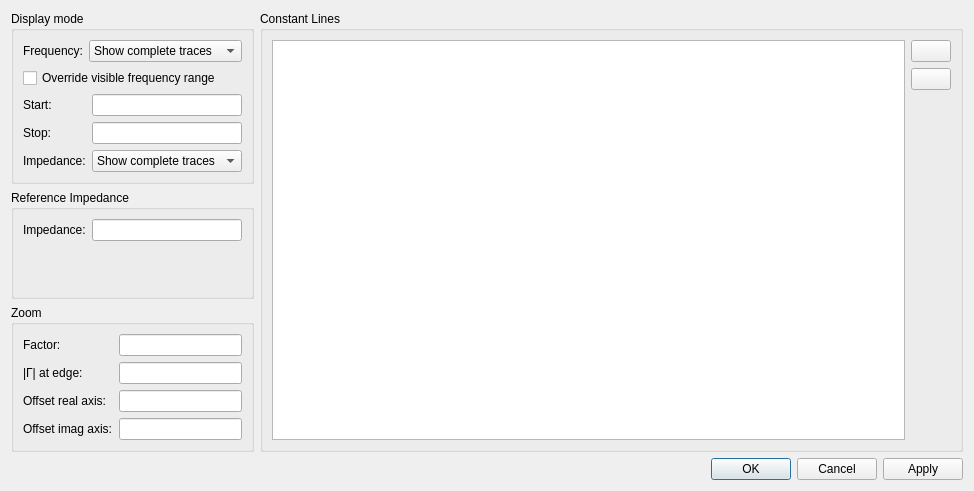
<?xml version="1.0" encoding="UTF-8"?>
<ui version="4.0">
 <class>SmithChartDialog</class>
 <widget class="QDialog" name="SmithChartDialog">
  <property name="geometry">
   <rect>
    <x>0</x>
    <y>0</y>
    <width>974</width>
    <height>491</height>
   </rect>
  </property>
  <property name="windowTitle">
   <string>Smithchart Setup</string>
  </property>
  <property name="modal">
   <bool>true</bool>
  </property>
  <layout class="QVBoxLayout" name="verticalLayout_4">
   <item>
    <layout class="QHBoxLayout" name="horizontalLayout_2" stretch="0,1">
     <item>
      <layout class="QVBoxLayout" name="verticalLayout_3">
       <item>
        <widget class="QGroupBox" name="groupBox_2">
         <property name="title">
          <string>Display mode</string>
         </property>
         <layout class="QVBoxLayout" name="verticalLayout_2">
          <item>
           <layout class="QFormLayout" name="formLayout_2">
            <item row="0" column="0">
             <widget class="QLabel" name="label_4">
              <property name="text">
               <string>Frequency:</string>
              </property>
             </widget>
            </item>
            <item row="0" column="1">
             <widget class="QComboBox" name="displayModeFreq">
              <item>
               <property name="text">
                <string>Show complete traces</string>
               </property>
              </item>
              <item>
               <property name="text">
                <string>Limit to current span</string>
               </property>
              </item>
             </widget>
            </item>
           </layout>
          </item>
          <item>
           <widget class="QCheckBox" name="displayFreqOverride">
            <property name="text">
             <string>Override visible frequency range</string>
            </property>
           </widget>
          </item>
          <item>
           <layout class="QFormLayout" name="formLayout_4">
            <item row="0" column="0">
             <widget class="QLabel" name="label_7">
              <property name="text">
               <string>Start:</string>
              </property>
             </widget>
            </item>
            <item row="1" column="0">
             <widget class="QLabel" name="label_8">
              <property name="text">
               <string>Stop:</string>
              </property>
             </widget>
            </item>
            <item row="2" column="0">
             <widget class="QLabel" name="label_5">
              <property name="text">
               <string>Impedance:</string>
              </property>
             </widget>
            </item>
            <item row="2" column="1">
             <widget class="QComboBox" name="displayModeImp">
              <item>
               <property name="text">
                <string>Show complete traces</string>
               </property>
              </item>
              <item>
               <property name="text">
                <string>Limit to visible area</string>
               </property>
              </item>
             </widget>
            </item>
            <item row="0" column="1">
             <widget class="SIUnitEdit" name="displayStartFreq"/>
            </item>
            <item row="1" column="1">
             <widget class="SIUnitEdit" name="displayStopFreq"/>
            </item>
           </layout>
          </item>
         </layout>
        </widget>
       </item>
       <item>
        <widget class="QGroupBox" name="groupBox_4">
         <property name="title">
          <string>Reference Impedance</string>
         </property>
         <layout class="QFormLayout" name="formLayout_3">
          <item row="0" column="1">
           <widget class="SIUnitEdit" name="impedance"/>
          </item>
          <item row="0" column="0">
           <widget class="QLabel" name="label">
            <property name="text">
             <string>Impedance:</string>
            </property>
           </widget>
          </item>
         </layout>
        </widget>
       </item>
       <item>
        <widget class="QGroupBox" name="groupBox">
         <property name="title">
          <string>Zoom</string>
         </property>
         <layout class="QFormLayout" name="formLayout">
          <item row="0" column="0">
           <widget class="QLabel" name="label_2">
            <property name="text">
             <string>Factor:</string>
            </property>
           </widget>
          </item>
          <item row="0" column="1">
           <widget class="SIUnitEdit" name="zoomFactor"/>
          </item>
          <item row="1" column="0">
           <widget class="QLabel" name="label_3">
            <property name="text">
             <string>&lt;html&gt;&lt;head/&gt;&lt;body&gt;&lt;p&gt;|Γ| at edge:&lt;/p&gt;&lt;/body&gt;&lt;/html&gt;</string>
            </property>
           </widget>
          </item>
          <item row="1" column="1">
           <widget class="SIUnitEdit" name="zoomReflection"/>
          </item>
          <item row="2" column="0">
           <widget class="QLabel" name="label_6">
            <property name="text">
             <string>Offset real axis:</string>
            </property>
           </widget>
          </item>
          <item row="2" column="1">
           <widget class="SIUnitEdit" name="offsetRealAxis"/>
          </item>
          <item row="3" column="0">
           <widget class="QLabel" name="label_9">
            <property name="text">
             <string>Offset imag axis:</string>
            </property>
           </widget>
          </item>
          <item row="3" column="1">
           <widget class="SIUnitEdit" name="offsetImagAxis"/>
          </item>
         </layout>
        </widget>
       </item>
      </layout>
     </item>
     <item>
      <widget class="QGroupBox" name="groupBox_3">
       <property name="title">
        <string>Constant Lines</string>
       </property>
       <layout class="QHBoxLayout" name="horizontalLayout">
        <item>
         <widget class="QTableView" name="lineTable">
          <property name="selectionMode">
           <enum>QAbstractItemView::ExtendedSelection</enum>
          </property>
          <property name="selectionBehavior">
           <enum>QAbstractItemView::SelectRows</enum>
          </property>
          <attribute name="horizontalHeaderMinimumSectionSize">
           <number>20</number>
          </attribute>
          <attribute name="horizontalHeaderStretchLastSection">
           <bool>true</bool>
          </attribute>
          <attribute name="verticalHeaderVisible">
           <bool>false</bool>
          </attribute>
          <attribute name="verticalHeaderDefaultSectionSize">
           <number>21</number>
          </attribute>
         </widget>
        </item>
        <item>
         <layout class="QVBoxLayout" name="verticalLayout">
          <item>
           <widget class="QPushButton" name="addLine">
            <property name="text">
             <string/>
            </property>
            <property name="icon">
             <iconset theme="list-add" resource="../icons.qrc">
              <normaloff>:/icons/add.png</normaloff>:/icons/add.png</iconset>
            </property>
           </widget>
          </item>
          <item>
           <widget class="QPushButton" name="removeLine">
            <property name="text">
             <string/>
            </property>
            <property name="icon">
             <iconset theme="list-remove" resource="../icons.qrc">
              <normaloff>:/icons/remove.png</normaloff>:/icons/remove.png</iconset>
            </property>
           </widget>
          </item>
          <item>
           <spacer name="verticalSpacer">
            <property name="orientation">
             <enum>Qt::Vertical</enum>
            </property>
            <property name="sizeHint" stdset="0">
             <size>
              <width>20</width>
              <height>40</height>
             </size>
            </property>
           </spacer>
          </item>
         </layout>
        </item>
       </layout>
      </widget>
     </item>
    </layout>
   </item>
   <item>
    <widget class="QDialogButtonBox" name="buttonBox">
     <property name="orientation">
      <enum>Qt::Horizontal</enum>
     </property>
     <property name="standardButtons">
      <set>QDialogButtonBox::Apply|QDialogButtonBox::Cancel|QDialogButtonBox::Ok</set>
     </property>
    </widget>
   </item>
  </layout>
 </widget>
 <customwidgets>
  <customwidget>
   <class>SIUnitEdit</class>
   <extends>QLineEdit</extends>
   <header>CustomWidgets/siunitedit.h</header>
  </customwidget>
 </customwidgets>
 <resources>
  <include location="../icons.qrc"/>
 </resources>
 <connections>
  <connection>
   <sender>buttonBox</sender>
   <signal>accepted()</signal>
   <receiver>SmithChartDialog</receiver>
   <slot>accept()</slot>
   <hints>
    <hint type="sourcelabel">
     <x>248</x>
     <y>254</y>
    </hint>
    <hint type="destinationlabel">
     <x>157</x>
     <y>274</y>
    </hint>
   </hints>
  </connection>
  <connection>
   <sender>buttonBox</sender>
   <signal>rejected()</signal>
   <receiver>SmithChartDialog</receiver>
   <slot>reject()</slot>
   <hints>
    <hint type="sourcelabel">
     <x>316</x>
     <y>260</y>
    </hint>
    <hint type="destinationlabel">
     <x>286</x>
     <y>274</y>
    </hint>
   </hints>
  </connection>
 </connections>
</ui>
